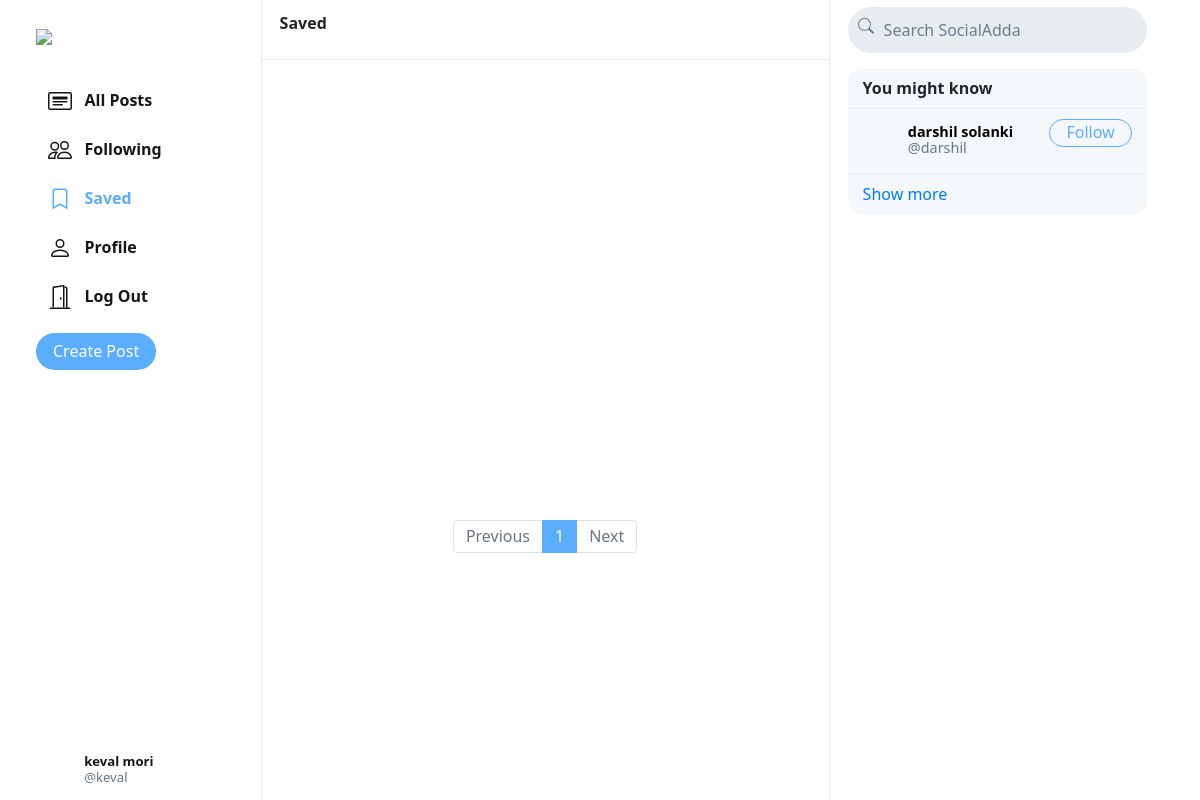
The app's page /n/saved (signed in) with its own data.
### main/models.py (models this page shows, shortened)
class User(AbstractUser):
    profile_pic = models.ImageField(upload_to='profile_pic/')
    bio = models.TextField(max_length=160, blank=True, null=True)
    cover = models.ImageField(upload_to='covers/', blank=True)

### main/views.py (the view)
# urls.py: path("n/saved", views.saved, name="saved"),
def saved(request):
    if request.user.is_authenticated:
        all_posts = Post.objects.filter(savers=request.user).order_by('-date_created')
        paginator = Paginator(all_posts, 10)
        page_number = request.GET.get('page')
        if page_number == None:
            page_number = 1
        posts = paginator.get_page(page_number)
        followings = Follower.objects.filter(followers=request.user).values_list('user', flat=True)
        suggestions = User.objects.exclude(pk__in=followings).exclude(username=request.user.username).order_by("?")[:6]
        return render(request, "feed.html", {
            "posts": posts,
            "suggestions": suggestions,
            "page": "saved"
        })
    else:
        return redirect('login')

### templates/feed.html (shortened to what this page needs)
{% extends "ly_main.html" %}
{% load static %}
{% block body %}
    <div class="main-div">
        <div class="left-div">
            <nav class="head heading">
                {% if page == 'all_posts' %}
                    All Posts
                {% elif page == 'following' %}
                    Following
                {% elif page == 'saved' %}
                    Saved
                {% elif page == 'profile' %}
                    Profile
                {% else %}
                    Explore
                {% endif %}
            </nav>
            <div class="left-div-content">
                <div class="posts-view">
                    <div class="main-div-content">
                        <nav aria-label="Page navigation example" class="pagination-bar">
                            <ul class="pagination justify-content-center">
                                {% if posts.has_previous %}
                                    <li class="page-item">
                                        <a class="page-link" href="?page={{ posts.previous_page_number | default:1}}" tabindex="-1" aria-disabled="true">Previous</a>
                                    </li>
                                {% else %}
                                    <li class="page-item disabled">
                                        <a class="page-link" href="" tabindex="-1" aria-disabled="true">Previous</a>
                                    </li>
                                {% endif %}
                                {% for each in posts.paginator.page_range %}
                                    {% if each == posts.number %}
                                        <li class="page-item active"><a class="page-link" href="?page={{each}}">{{each}}</a></li>
                                    {% else %}
                                        <li class="page-item"><a class="page-link" href="?page={{each}}">{{each}}</a></li>
                                    {% endif %}
                                {% endfor %}
                                {% if posts.has_next %}
                                    <li class="page-item">
                                        <a class="page-link" href="?page={{ posts.next_page_number }}">Next</a>
                                    </li>
                                {% else %}
                                    <li class="page-item disabled">
                                        <a class="page-link" href="">Next</a>
                                    </li>
                                {% endif %}
                            </ul>
                          </nav>
                    </div>
                </div>
            </div>
        </div>
    </div>
{% endblock %}

### templates/ly_main.html (shortened to what this page needs)
{% load static %}
<!DOCTYPE html>
<html lang="en">
    <head>
        <link rel="stylesheet" href="https://stackpath.bootstrapcdn.com/bootstrap/4.4.1/css/bootstrap.min.css">
        <link href="{% static 'main/styles.css' %}" rel="stylesheet">
    </head>
    <body>
        <div class="body" data-page="{{page}}">
            <div class="sidenav">
                <a href="{% url 'home' %}" class="navbar-brand">
                    <img src="{% static 'main/Images/logo.png' %}" height="31px">
                </a>
                <div style="height: 100%;">
                    <div>
                        <div>
                            <ul>
                                <li class="nav-item" id="all_posts">
                                <a href="{% url 'home' %}" class="nav-link">
                                    <div>
                                        &nbsp;&nbsp;All Posts
                                    </div>
                                </a>
                                </li>
								<li class="nav-item" id="following">
									<a href="{% url 'following' %}" class="nav-link">
										<div>
											&nbsp;&nbsp;Following
										</div>
									</a>
								</li>
								<li class="nav-item" id="saved">
									<a href="{% url 'saved' %}" class="nav-link">
										<div>
											<svg width="1.5em" height="1.5em" viewBox="0 0 16 16" class="bi bi-bookmark" fill="currentColor" xmlns="http://www.w3.org/2000/svg">
												<path fill-rule="evenodd" d="M8 12l5 3V3a2 2 0 0 0-2-2H5a2 2 0 0 0-2 2v12l5-3zm-4 1.234l4-2.4 4 2.4V3a1 1 0 0 0-1-1H5a1 1 0 0 0-1 1v10.234z"/>
											  </svg>
											&nbsp;&nbsp;Saved
										</div>
									</a>
								</li>
								<li class="nav-item" id="profile">
									<a href="{% url 'profile' user.username %}" class="nav-link">
										<div>
											&nbsp;&nbsp;Profile
										</div>
									</a>
								</li>
								<li class="nav-item" id="logout">
									<a href="{% url 'logout' %}" class="nav-link">
										<div>
											&nbsp;&nbsp;Log Out
										</div>
									</a>
								</li>
                            </ul>
                        </div>
                        <button id="popup-btn" class="btn  btn-blue" onclick="createpost()">Create Post</button>
                    </div>
                    <div style="position: absolute; bottom: 10px;">
						<li class="nav-item sidenav-user">
							<a href="{% url 'profile' user.username %}" class="nav-link">
								<div class="user_account">
									<div class="small-profilepic" style="float: left; background-image: url(/media/{{user.profile_pic}})"></div>
									<div style="height: 2.7vw; margin: auto;">
										<div style="margin-top: 4px;"><strong>{{user.first_name}} {{user.last_name}}</strong></div>
										<div class="grey" style="margin-top: 4px;">@{{ user.username }}</div>
									</div>
								</div>
							</a>
						</li>
                    </div>
                </div>
            </div>
            {% block body %}
            {% endblock %}
            <div class="right-div">
                <nav class="head">
                    <form action="#">
                        <div class="search-div">
                            <div>
                            </div>
                            <input type="text" name="query" id="search-box" placeholder="Search SocialAdda">
                        </div>
                    </form>
                </nav>
                <div class='right-div-content'>
                    <div class="space" style="background-color: white;"></div>
					<div class="suggestion-box">
						<div class="suggestion-header">
							You might know
						</div>
						{% for suggestion in suggestions %}
							<div class="suggestion-user">
								<div>
									<a href="{% url 'profile' suggestion.username %}">
										<div class="small-profilepic" style="background-image: url(/media/{{suggestion.profile_pic}})"></div>
									</a>
								</div>
								<div class="user-details">
									<a href="{% url 'profile' suggestion.username %}">
										<div id="user-name">
											<strong>
												{{suggestion.first_name}} {{suggestion.last_name}}
											</strong>
										</div>
										<div class="grey">@{{suggestion.username}}</div>
									</a>
								</div>
								<div>
									<button class="btn btn-outline-info " type="button" onclick="follow_user(this,'{{suggestion.username}}','suggestion')">Follow</button>
								</div>
							</div>
						{% empty %}
								<div style="text-align: center; border-bottom: .5px solid #e6ecf0; padding: 10px 15px;">
									<span class="grey" style="font-size: .9em;">No suggestions available.</span>
								</div>
						{% endfor %}
						<div class="suggestion-footer">
							<a href="#">Show more</a>
						</div>
					</div>
                </div>
            </div>
        </div>
    </body>
</html>

### main/static/main/styles.css (style rules this page uses)
.body { display: flex; min-height: 100%; font-family: system-ui, sans-serif; }
.btn-blue { background-color: #5badff; color:#fff; }
.btn { border-radius: 20px; padding: 0.32rem 1rem 0.375rem 1rem; }
.btn, .btn:focus, .btn:active { box-shadow: none !important; -webkit-box-shadow: none !important; }
.btn-outline-info { color:#5badff; border-color: #5badff; }
.grey { color: #657786; }
svg { vertical-align: text-top; }
.sidenav { height: 100%; width: 21.8%; position: fixed; top: 0; left: 0; padding: 15px; list-style: none; border-right: .5px solid #e6ecf0; z-index: 100; padding-left: 3%; background-color: white; }
.sidenav ul { list-style: none; padding-left: 0px; margin-top: 3vh; }
.sidenav li { margin-top: 7px; }
.sidenav .nav-link { color: #14171a; line-height: .7em; font-weight: 700; padding: 0px; }
.sidenav .nav-link > div { padding: 10px 20px 8px 12px; border-radius: 25px; line-height: 0.9em; width: max-content; }
.user_account { display: flex; font-size: .82rem; font-weight: normal; padding-top: 3px !important; padding-bottom: 3px !important; padding-left: 3px !important; }
.user_account .small-profilepic { transform: scale(.82); margin-left: auto; margin-top: auto; }
.active a { color: #5badff !important; }
.main-div { position: relative; width: 47.25%; min-height: 100vh; left: 21.8%; }
.left-div { position: relative; }
.head { height: 7.5vh; }
.heading { position: fixed; width: 47.255%; top: 0px; padding: 18px; border-bottom: .5px solid #e6ecf0; line-height: .7em; font-weight: 800; background-color: #fff; z-index: 1000; }
.left-div-content { margin-top: 7.5vh; }
.small-profilepic { width: 3.1vw; height: 3.1vw; border-radius: 9999px; overflow: hidden; margin-right: 8px; background-size: cover; background-repeat: no-repeat; background-position: center; box-sizing: content-box; }
.space { height: 8px; background-color: #e6ecf0; }
.pagination-bar { margin-top: 35px; margin-bottom: 35px; }
.pagination-bar .page-link { line-height: .9em; }
.page-item.active .page-link { color: white !important; background-color: #5badff; border-color: #5badff; }
.page-link { color: #5badff; }
.right-div { width: 28%; height: 100vh; position: fixed; right: 2.95%; border-left: .5px solid #e6ecf0; background-color: white; }
.right-div .head { padding: .9vh 1.5vw; }
.right-div .search-div { margin-left: auto; margin-right: auto; display: flex; border-radius: 25px; background-color: #e6ecf0; padding-left: 10px; padding-right: 10px; vertical-align: middle; }
#search-box { height: 5.7vh; border: none; background: none; outline: none; width: 100%; margin-left: 8px; }
#search-box::placeholder { color: #6d7e8c; }
.right-div-content { height: 92.5vh; overflow: auto; padding-left: 1.5vw; padding-right: 1.5vw; }
.suggestion-box, .guest-box { border-radius: 15px; overflow: hidden; background-color: #f5f8fa; }
.suggestion-header { padding: 13px 15px; line-height: .9em; font-weight: 800; border-bottom: .5px solid #e6ecf0; }
.suggestion-user { display: flex; padding: 10px 15px; font-size: .9em; border-bottom: .5px solid #e6ecf0; }
.suggestion-user a { color: black; text-decoration: none; }
.user-details { flex: 1; line-height: 1.1em; padding: 5px 0px 7px 0px; }
.suggestion-user .btn { padding: 0em 1em .09em 1em; }
.suggestion-footer { padding: 13px 15px; line-height: .9em; }
.suggestion-footer a { text-decoration: none; }

### records on screen
User: first_name "keval", last_name "mori", username "keval"
User: first_name "darshil", last_name "solanki", username "darshil"

### other values on screen
{{ each }} "1"
